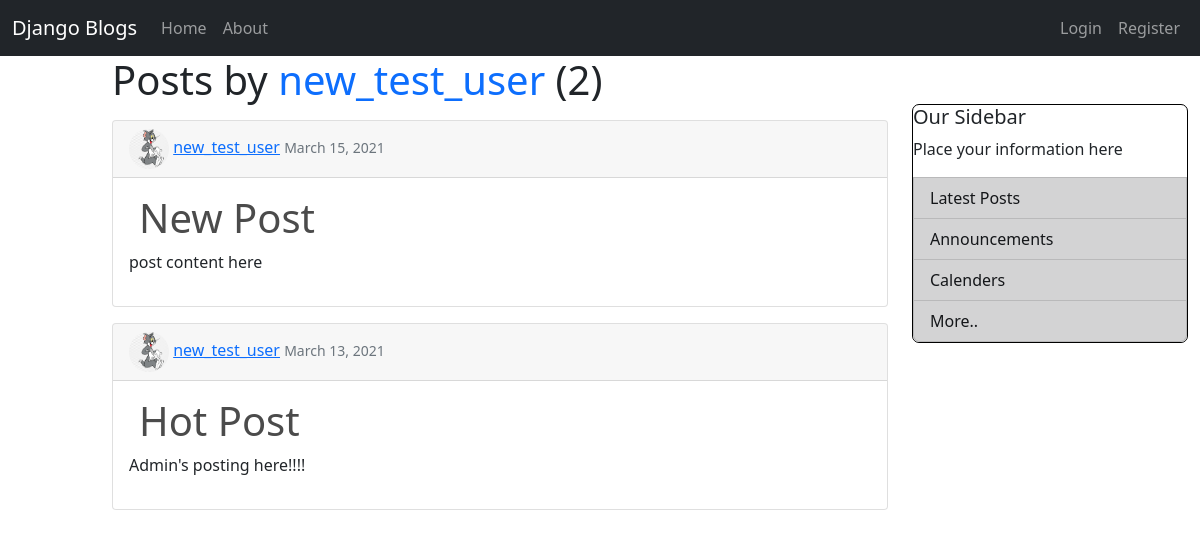
The app's page /user/new_test_user with its own data.
### blog/models.py (models this page shows, shortened)
class Post(models.Model):
  title = models.CharField(max_length=100)
  content = models.TextField()
  date_posted = models.DateTimeField(default=timezone.now)
  author = models.ForeignKey(User,on_delete=models.CASCADE)

### users/models.py (models this page shows, shortened)
class Profile(models.Model):
  user = models.OneToOneField(User,on_delete=models.CASCADE)
  image = models.ImageField(default='default.png',upload_to='profile_pics')

### blog/views.py (the view)
# urls.py: path('user/<str:username>', UserPostListView.as_view(), name='user-posts'),
class UserPostListView(ListView):
  model = Post
  template_name = 'blog/user_posts.html'
  context_object_name = 'posts'
  ordering = ['-date_posted']
  paginate_by = 4
  def get_queryset(self):
        user = get_object_or_404(User, username=self.kwargs.get('username'))
        return Post.objects.filter(author=user).order_by('-date_posted')

### blog/templates/blog/user_posts.html (shortened to what this page needs)
{% extends "blog/base.html" %}
{% block content %}
    <h1 class="mb-3">Posts by
      <span class="text-primary">{{ view.kwargs.username }} </span>
      ({{ page_obj.paginator.count }})</h1>
    {% for post in posts %}
        <article class="card mt-2 mb-3">
          <div class="card-header">
            <img class="prof-image" src="{{ post.author.profile.image.url }}">
            <a class="mr-2" href="{% url 'user-posts' post.author.username %}">{{ post.author }}</a>
              <small class="text-muted">{{ post.date_posted|date:"F d, Y" }}</small>
          </div>
          <div class="card-body">
            <h2><a class="display-6 blog-head" href="{% url 'Post_details' post.id %}">{{ post.title }}</a></h2>
            <p class="article-content">{{ post.content }}</p>
          </div>
        </article>
    {% endfor %}
{% endblock content %}

### blog/static/blog/main.css (style rules this page uses)
.prof-image { height:40px; width:40px; border-radius: 50%; }
.blog-head { text-decoration: none!important; color: rgb(75, 75, 75)!important; padding: 10px; text-underline-position: none !important; }

### records on screen
Post: author.profile.image (placeholder picture), author "new_test_user", date_posted "March 15, 2021", title "New Post", content "post content here"
Post: author.profile.image (placeholder picture), author "new_test_user", date_posted "March 13, 2021", title "Hot Post", content "Admin's posting here!!!!"

### other values on screen
{{ view.kwargs.username }} "new_test_user"
{{ page_obj.paginator.count }} "2"
